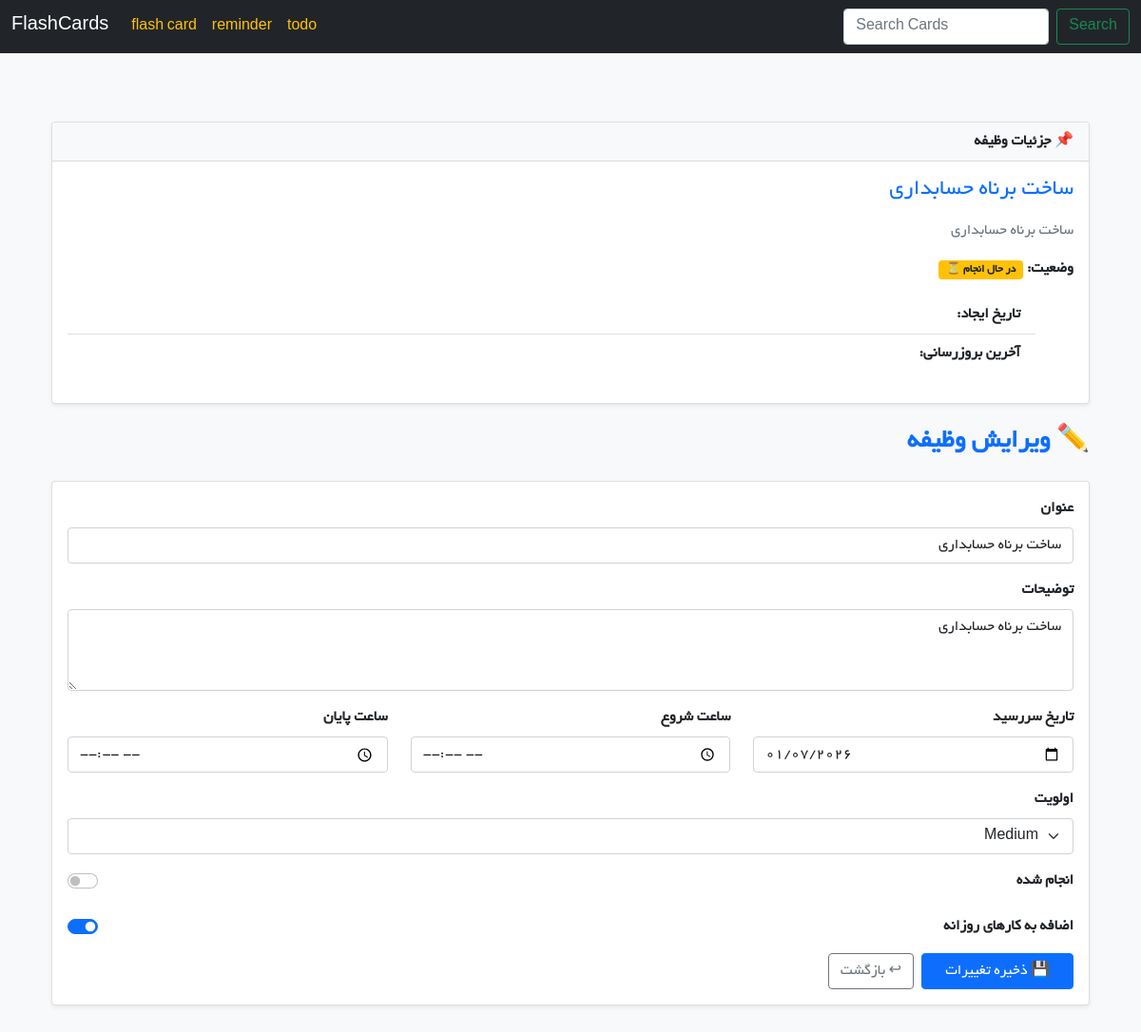
The app's page /todo/todos/8, older data.
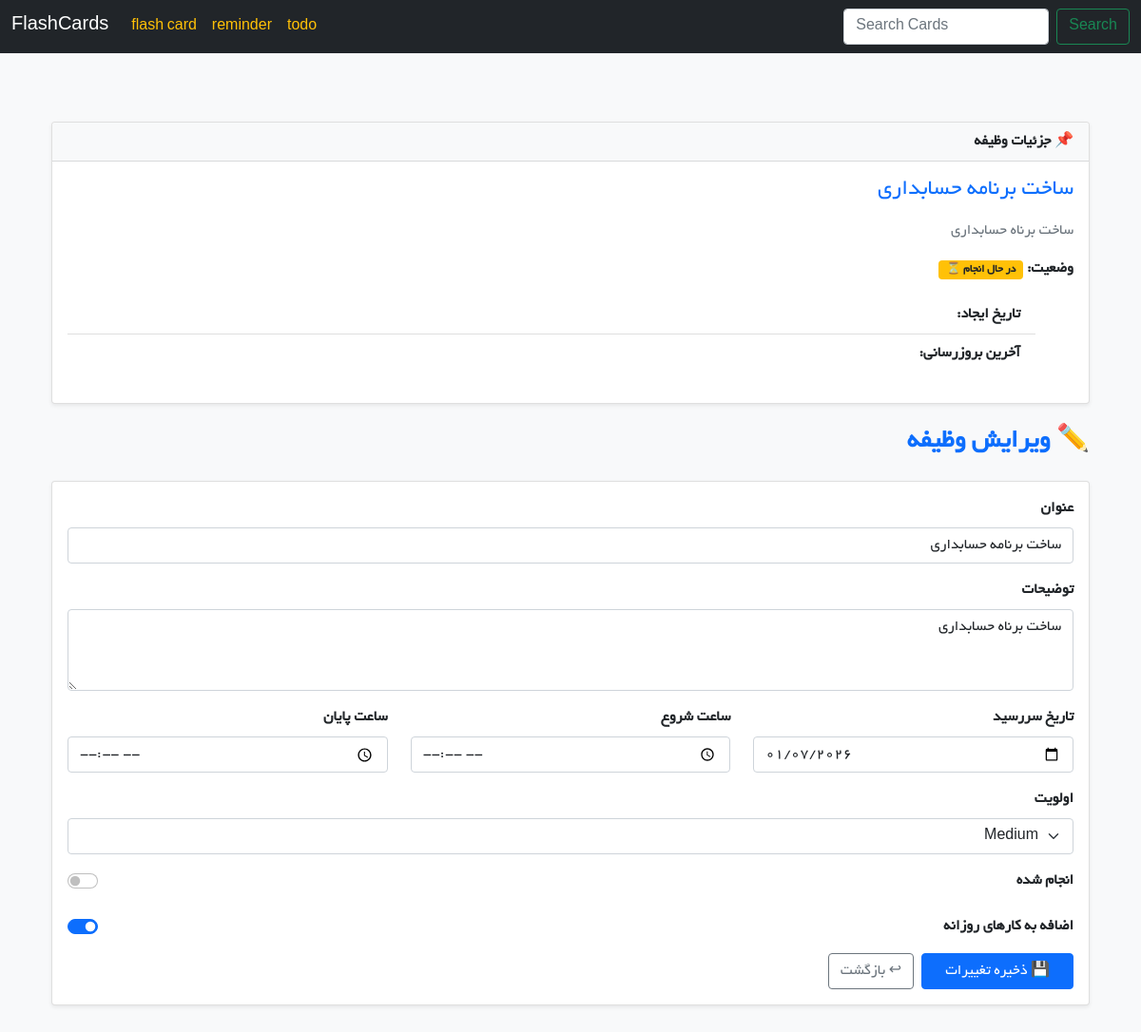
The same page, newer data.
### todo/models.py (models this page shows, shortened)
class Todo(models.Model):
    PRIORITY_CHOICES = [
        ("low", "Low"),
        ("medium", "Medium"),
        ("high", "High"),
    ]
    title = models.CharField(max_length=200, verbose_name="عنوان")
    description = models.TextField(blank=True, null=True, verbose_name="توضیحات")
    due_date = models.DateField(blank=True, null=True, verbose_name="تاریخ")
    start_time = models.TimeField(blank=True, null=True, verbose_name="ساعت شروع")
    end_time = models.TimeField(blank=True, null=True, verbose_name="ساعت پایان")
    is_completed = models.BooleanField(default=False, verbose_name="انجام شده")
    priority = models.CharField(
        max_length=10, choices=PRIORITY_CHOICES, default="low", verbose_name="اولویت"
    )
    is_daily = models.BooleanField(
        default=False,
        verbose_name="کار روزانه"
    )
    created_at = models.DateTimeField(auto_now_add=True, verbose_name="زمان ایجاد")
    updated_at = models.DateTimeField(auto_now=True, verbose_name="آخرین ویرایش")
    class Meta:
        ordering = ["due_date", "start_time"]
        verbose_name = "وظیفه"
        verbose_name_plural = "وظایف"

### todo/views.py (the view, shortened to what this page needs)
# urls.py: path("todos/<int:todo_id>", TodoDetailView.as_view(), name="todo_detail"),
class TodoDetailView(View):
    from_class = TodoForm
    def get(self, request, todo_id):
        todo = get_object_or_404(Todo, pk=todo_id)
        form = self.from_class(instance=todo)
        return render(request, "todo/todo_detail.html", {"todo": todo, "form": form})

### todo/templatetags/jalali_filters.py (called while the page is built)
@register.filter
def to_jalali(value):
    if not value:
        return ""
    return JalaliDate(value).strftime("%Y/%m/%d")

### todo/templates/todo/todo_detail.html (shortened to what this page needs)
{% extends 'base.html' %}
{% load jalali_filters %}
{% load static %}
{% block content %}
  <div class="container py-4" dir="rtl">
    <div class="card shadow-sm">
      <div class="card-header bg-light fw-bold">📌 جزئیات وظیفه</div>
      <div class="card-body">
        <h4 class="text-primary mb-3">{{ todo.title }}</h4>
        {% if todo.description %}
          <p class="text-muted">{{ todo.description }}</p>
        {% else %}
          <p class="text-muted fst-italic">توضیحی ثبت نشده</p>
        {% endif %}
        <div class="mb-3">
          <strong>وضعیت:</strong>
          {% if todo.is_completed %}
            <span class="badge bg-success ms-2">انجام شده ✅</span>
          {% else %}
            <span class="badge bg-warning text-dark ms-2">در حال انجام ⏳</span>
          {% endif %}
        </div>
        <ul class="list-group list-group-flush mb-3">
          <li class="list-group-item">
            <strong>تاریخ ایجاد:</strong> {{ todo.created_at|to_jalali }}
          </li>
          <li class="list-group-item">
            <strong>آخرین بروزرسانی:</strong> {{ todo.updated_at|to_jalali }}
          </li>
        </ul>
      </div>
    </div>
    <div class="my-4">
      <h3 class="fw-bold text-primary">✏️ ویرایش وظیفه</h3>
    </div>
    <div class="card shadow-sm mb-5">
      <div class="card-body">
        <form method="post">
          <div class="mb-3">
            <label for="{{ form.title.id_for_label }}" class="form-label fw-bold">عنوان</label>
            {{ form.title }}
          </div>
          <div class="mb-3">
            <label for="{{ form.description.id_for_label }}" class="form-label fw-bold">توضیحات</label>
            {{ form.description }}
          </div>
          <div class="row mb-3">
            <div class="col-md-4">
              <label for="{{ form.due_date.id_for_label }}" class="form-label fw-bold">تاریخ سررسید</label>
              {{ form.due_date }}
            </div>
            <div class="col-md-4">
              <label for="{{ form.start_time.id_for_label }}" class="form-label fw-bold">ساعت شروع</label>
              {{ form.start_time }}
            </div>
            <div class="col-md-4">
              <label for="{{ form.end_time.id_for_label }}" class="form-label fw-bold">ساعت پایان</label>
              {{ form.end_time }}
            </div>
          </div>
          <div class="mb-3">
            <label for="{{ form.priority.id_for_label }}" class="form-label fw-bold">اولویت</label>
            {{ form.priority }}
          </div>
          <div class="form-check form-switch mb-4">
            {{ form.is_completed }}
            <label class="form-check-label fw-bold" for="{{ form.is_completed.id_for_label }}">انجام شده</label>
          </div>
          <div class="form-check form-switch mb-3">
              {{ form.is_daily }}
              <label class="form-check-label fw-bold" for="{{ form.is_daily.id_for_label }}">
                  اضافه به کارهای روزانه
              </label>
          </div>
          <div class="d-flex gap-2">
            <button type="submit" class="btn btn-primary px-4">💾 ذخیره تغییرات</button>
            <a href="{% url 'todo:todo_list' %}" class="btn btn-outline-secondary">↩ بازگشت</a>
          </div>
        </form>
      </div>
    </div>
  </div>
{% endblock %}

Row changes from the older to the newer data that the page shows:
changed Todo "ساخت برناه حسابداری": title "ساخت برناه حسابداری" → "ساخت برنامه حسابداری"
